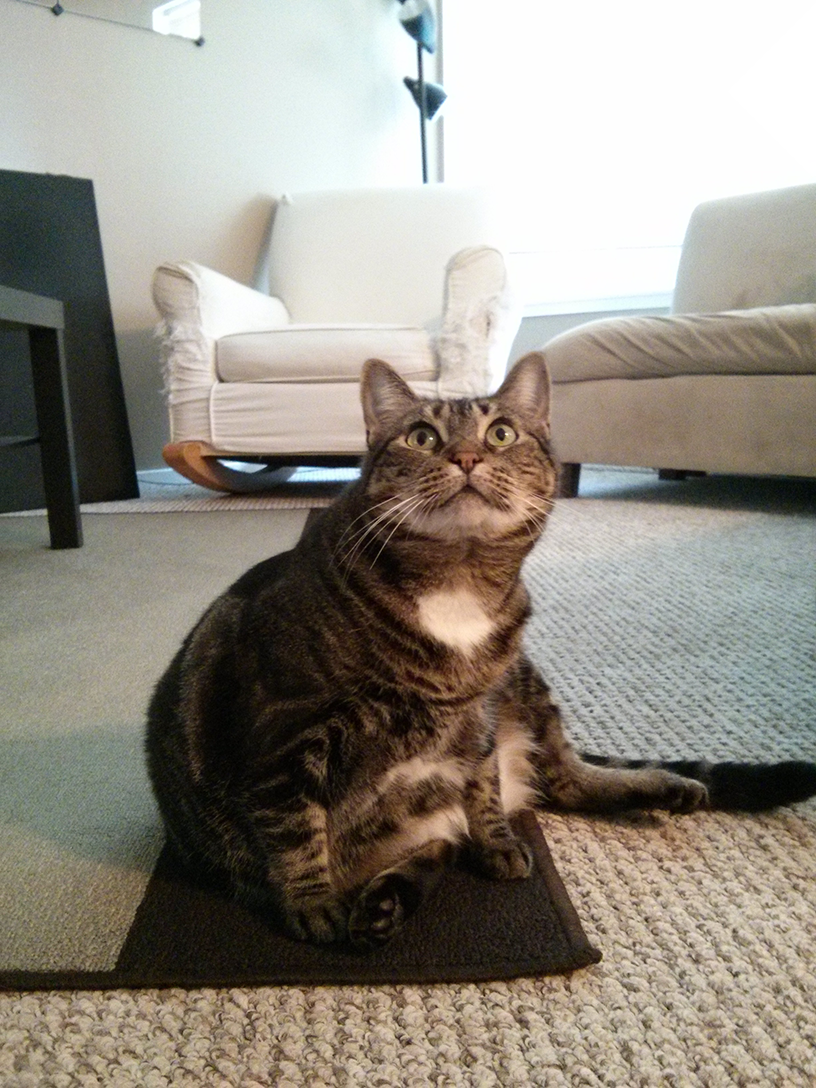
#> input picture books/Automate_the_Boring_Sutff_with_Python/src/zophie.png, 816 x 1088 px
$ jupyter execute --allow-errors ch17.ipynb   (shell and % lines are left out)   (older library calls are emulated)
#> lines starting #> are read from the running program, lines starting #| are printed output that depends on the picture
# ch17 Manipulating Images

## Manipulating Images

- 간단하게는 그림판, 진화된 툴로는 포토샵
- 많은 양의 이미지를 변경할 때는 지겨운 작업이 될 수 있다.
- Python의 Pillow는 몇 가지 기능들이 있다. 이것으로 쉽게 crop 할 수 있고 resize, 이미지를 변경할 수 있다.

## Computer Image Fundamentals

### Colors and RGBA Values

- RGBA: Red, Green, Blue, Alpha(or transparency)
- 0 ~ 255
- red: (255, 0, 0, 255)
- green: (0, 255, 0, 255)
- blue: (0, 0, 255, 255)
- white: (255, 255, 255, 255)
- black: (0, 0, 0, 255)
- alpha: 0이라면 보이지 않는다.

#### Table 17-1. Standard Color Names and Their RGBA Values

Name | RGBA Value | Name | RGBA Value
--- | --- | --- | ---
White | (255, 255, 255, 255) | Red | (255, 0, 0, 255)
Green | (0, 128, 0, 255) | Blue | (0, 0, 255, 255)
Gray | (128, 128, 128, 255) | Yellow | (255, 255, 0, 255)
Black | (0, 0, 0, 255) | Purple | (128, 0, 128, 255)

- ImageColor.getcolor()

#### CMYK AND RGB COLORING

- CMYK: Cyan(blue), Magenta(red), Yellow, and blacK

[cell 1]
from PIL import ImageColor

[cell 2]
ImageColor.getcolor('red', 'RGBA')

[cell 3]
ImageColor.getcolor('RED', 'RGBA')

[cell 4]
ImageColor.getcolor('Black', 'RGBA')

[cell 5]
ImageColor.getcolor('chocolate', 'RGBA')

[cell 6]
ImageColor.getcolor('CornflowerBlue', 'RGBA')

[cell 7]
help(ImageColor.getcolor)

### Coordinates and Box Tuples

- 왼쪽 상단이 0,0

## Manipulating Images with Pillow

[cell 8]
from PIL import Image

[cell 9]
catIm = Image.open('src/zophie.png')
#> catIm is the input picture: PIL image 816x1088 RGB; mean R, G, B 147, 141.1, 131.1

### Working with the Image Data Type

[cell 10]
from PIL import Image

[cell 11]
catIm = Image.open('src/zophie.png')

[cell 12]
catIm.size

[cell 13]
[command for command in dir(catIm) if not '__' in command]
#> Out = 106 items, first 6: '_close_exclusive_fp_after_loading', '_close_fp', '_copy', '_crop', '_dump', '_ensure_mutable'

[cell 14]
width, height = catIm.size

[cell 15]
width

[cell 16]
height

[cell 17]
catIm.filename
#> Out = 'src/zophie.png'

[cell 18]
catIm.format

[cell 19]
catIm.format_description
#> Out = 'Portable network graphics'

[cell 20]
catIm.save('zophie.jpg')

#### Image.new

[cell 21]
from PIL import Image

[cell 22]
im = Image.new('RGBA', (100, 200), 'purple')

[cell 23]
im.save('purpleImage.png')

[cell 24]
im2 = Image.new('RGBA', (20, 20))
#> im2: PIL image 20x20 RGBA; every value is 0

[cell 25]
im2.save('transparentImage.png')

### Cropping Images

[cell 26]
croppedIm = catIm.crop((335, 345, 565, 560))

[cell 27]
croppedIm.save('cropped.png')

### Copying and Pasting Images onto Other Images

[cell 28]
catIm = Image.open('src/zophie.png')

[cell 29]
catCopyIm = catIm.copy()

[cell 30]
faceIm = catIm.crop((335, 345, 565, 560))

[cell 31]
faceIm.size

[cell 32]
catCopyIm.paste(faceIm, (0, 0))

[cell 33]
catCopyIm.paste(faceIm, (400, 500))

[cell 34]
catCopyIm.save('pasted.png')

[cell 35]
catImWidth, catImHeight = catIm.size

[cell 36]
faceImWidth, faceImHeight = faceIm.size

[cell 37]
catCopyTwo = catIm.copy()

[cell 38]
for left in range(0, catImWidth, faceImWidth):
    for top in range(0, catImHeight, faceImHeight):
        print(left, top)
        catCopyTwo.paste(faceIm, (left, top))
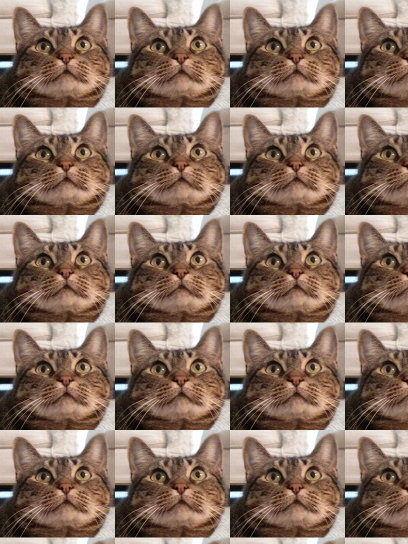
#> catCopyTwo: PIL image 816x1088 RGB (shown at 1/2 size); mean R, G, B 137.7, 114.5, 100.6

[cell 39]
catCopyTwo.save('tiled.png')

### Resizing an Image

[cell 40]
width, height = catIm.size

[cell 41]
quartersizedIm = catIm.resize((int(width/2), int(height/2)))

[cell 42]
quartersizedIm

[cell 43]
quartersizedIm.save('quartersized.png')

[cell 44]
svelteIm = catIm.resize((width, height + 300))

[cell 45]
svelteIm.save('svelte.png')

### Rotating and Flipping Images

- 시계 반대 방향. counterclockwise

[cell 46]
catIm.rotate(90).save('rotated90.png')

[cell 47]
catIm.rotate(180).save('rotated180.png')

[cell 48]
catIm.rotate(270).save('rotated270.png')
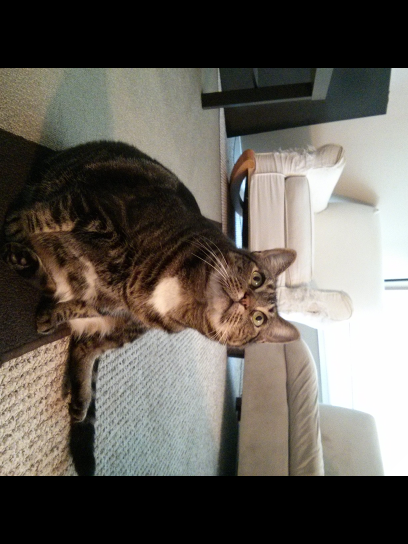
#> saved as rotated270.png: PIL image 816x1088 RGB (shown at 1/2 size); mean R, G, B 100.3, 95.7, 88.5

[cell 49]
catIm.rotate(6).save('rotated6.png')

[cell 50]
catIm.rotate(6, expand=True).save('rotated6_expanded.png')
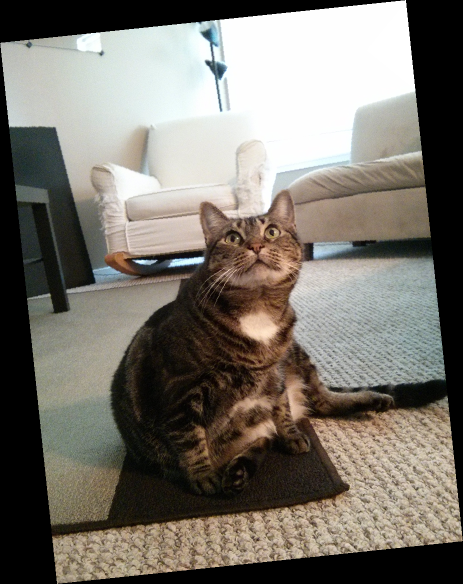
#> saved as rotated6_expanded.png: PIL image 926x1168 RGB (shown at 1/2 size); mean R, G, B 120.6, 115.8, 107.6

- mirror flip: transpose

[cell 51]
catIm.transpose(Image.FLIP_LEFT_RIGHT).save('horizontal_flip.png')
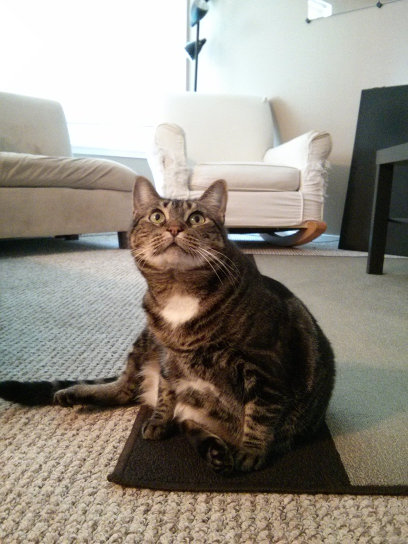
#> saved as horizontal_flip.png: PIL image 816x1088 RGB (shown at 1/2 size); mean R, G, B 147, 141.1, 131.1

[cell 52]
catIm.transpose(Image.FLIP_TOP_BOTTOM).save('vertical_flip.png')
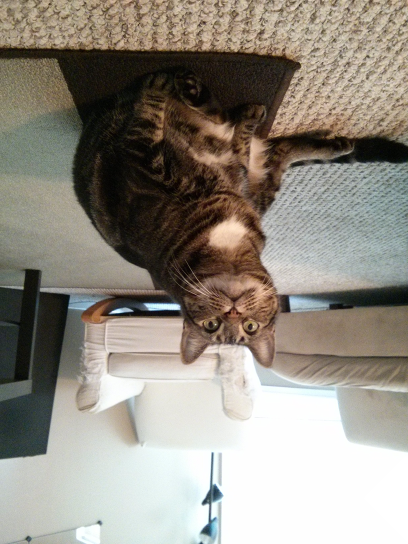
#> saved as vertical_flip.png: PIL image 816x1088 RGB (shown at 1/2 size); mean R, G, B 147, 141.1, 131.1

### Chaning Individual Pixels

[cell 53]
im = Image.new('RGBA', (100, 100))
#> im: PIL image 100x100 RGBA; every value is 0

[cell 54]
im.getpixel((0, 0))
#> Out = (0, 0, 0, 0)

[cell 55]
for x in range(100):
    for y in range(50):
        im.putpixel((x, y), (210, 210, 210))
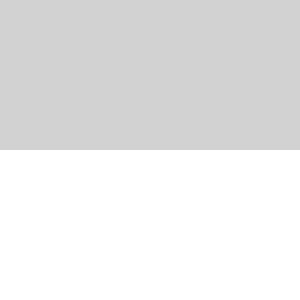
#> im: PIL image 100x100 RGBA (shown 3 times larger); mean R, G, B, A 105, 105, 105, 127.5; transparent parts drawn white

[cell 56]
from PIL import ImageColor

[cell 57]
ImageColor.getcolor('darkgray', 'RGBA')

[cell 58]
for x in range(100):
    for y in range(50, 100):
        im.putpixel((x, y), ImageColor.getcolor('darkgray', 'RGBA'))
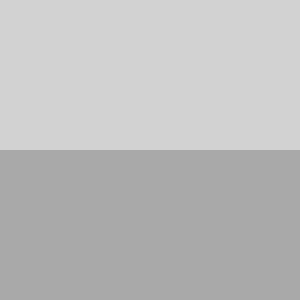
#> im: PIL image 100x100 RGBA (shown 3 times larger); mean R, G, B, A 189.5, 189.5, 189.5, 255

[cell 59]
im.getpixel((0, 0))
#> Out = (210, 210, 210, 255)

[cell 60]
im.getpixel((0, 50))
#> Out = (169, 169, 169, 255)

[cell 61]
im.save('putPixel.png')

- 도형을 그릴 때는 ImageDraw를 써라

## Project: Adding a Logo

### High Level Logic

- Load the image.
- Loop over all .png and .jpg files in the working directory.
- Check whether the image is wider or taller than 300 pixels.
- If so, reduce the width or height(whichever is larger) to 300 pixels and scale down the other dimension proportionally.
- Paste the logo image into the corner.
- Save the altered images to another folder.

### Code Level Logic

- Open the catlogo.png file as an Image object.
- Loop over the strings returned from os.listdir('.').
- Get the width and height of the image from the size attribute.
- Calculate the new width and height of the resized image.
- Call the resize() method to resize the image.
- Call the paste() method to paste the logo.
- Call the save() method to save the changes, using the original filename.

### Step 1: Open the Logo Image

[cell 62]
import os
from PIL import Image

SQUARE_FIT_SIZE = 300
LOGO_FILENAME = 'src/catlogo.png'

#> (the rest of this cell did not finish here and is left out)

### Step 2: Loop Over All Files and Open Images

[cell 63]
import os
from PIL import Image

SQUARE_FIT_SIZE = 300
#> SQUARE_FIT_SIZE = 300
LOGO_FILENAME = 'catlogo.png'

#> (the rest of this cell did not finish here and is left out)

### Step 3: Resize the Images

[cell 64]
width = 500
#> width = 500
height = 400

[cell 65]
SQUA_FIT_SIZE = 300

[cell 66]
height = int((float(SQUA_FIT_SIZE) / width) * height)
#> height = 240
height
#> Out = 240

[cell 67]
width = 300
width

#### python3 division vs python2 division

- python3에서는 float 결과로 나타나지만 python2는 int 결과로 나타나기 떄문에 계산되는 항중에 1개를 float형으로 미리 형 바꿈을 해줘야 한다.

[cell 68]
import os
from PIL import Image

SQUARE_FIT_SIZE = 300
LOGO_FILENAME = 'catlogo.png'

#> (the rest of this cell did not finish here and is left out)

### Step 4: Add the Logo and Save the Changes

#> (a cell that did not finish here is left out)

#> (a cell that did not finish here is left out)

#> (a cell that did not finish here is left out)

#> (a cell that did not finish here is left out)

#> (a cell that did not finish here is left out)

[cell 74]
import os
from PIL import Image

SQUARE_FIT_SIZE = 300
LOGO_FILENAME = 'catlogo.png'

#> (the rest of this cell did not finish here and is left out)

### Ideas for Similar Programs

- Add text or a Web site URL to images.
- Add timestamps to images.
- Copy or move images into different folders based on their sizes.
- Add a mostly transparent watermark to an image to prevent others from copying it.

## Drawing on Images

[cell 75]
from PIL import Image, ImageDraw

[cell 76]
im = Image.new('RGBA', (200, 200), 'white')
#> im: PIL image 200x200 RGBA; every value is 255

[cell 77]
draw = ImageDraw.Draw(im)

### Drawing Shapes

### Points

- point(xy, fill)

### Lines

- line(xy, fill, width)

### Rectangles

- rectangle(xy, fill, outline)

### Ellipses

- ellipse(xy, fill, outline)

### Polygons

- polygon(xy, fill, outline)

### Drawing Example

[cell 78]
from PIL import Image, ImageDraw

[cell 79]
im = Image.new('RGBA', (200, 200), 'white')

[cell 80]
draw = ImageDraw.Draw(im)

[cell 81]
draw.line([(0, 0), (199, 0), (199, 199), (0, 199), (0, 0)], fill='black')

[cell 82]
draw.rectangle((20, 30, 60, 60), fill='blue')

[cell 83]
draw.ellipse((120, 30, 160, 60), fill='red')

[cell 84]
draw.polygon(((57, 87), (79, 62), (94, 85), (120, 90), (103, 113)), fill='brown')

[cell 85]
for i in range(100, 200, 10):
    draw.line([(i, 0), (200, i - 100)], fill='green')

[cell 86]
im.save('drawing.png')

[cell 87]
draw.textsize

### Drawing Text

- xy: two-integer tuple. 텍스트 박스의 왼쪽 상단
- text: 텍스트 스트링
- fill: text의 color
- font: ImageFont object. type-face, size of the text.

[cell 88]
from PIL import ImageFont

- ImageFont.truetype
  - 첫번째 인자: TrueType file 위치

#### Fonts folder each OS

- On Windows: C:\Windows\Fonts
- On OS X: /Library/Fonts and /System/Library/Fonts
- On Linux: /usr/share/fonts/truetype

[cell 89]
from PIL import Image, ImageDraw, ImageFont

[cell 90]
import os

[cell 91]
im = Image.new('RGBA', (200, 200), 'white')

[cell 92]
draw = ImageDraw.Draw(im)

[cell 93]
draw.text((20, 150), 'Hello', fill='purple')

[cell 94]
fontsFolder = '/Library/Fonts'

[cell 95]
arialFont = ImageFont.truetype(os.path.join(fontsFolder, 'arial.ttf'), 32)

[cell 96]
draw.text((100, 150), 'Howdy', fill='gray', font=arialFont)

[cell 97]
im.save('text.png')
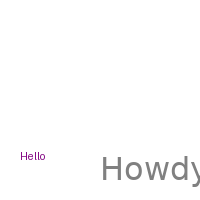
#> saved as text.png: PIL image 200x200 RGBA; mean R, G, B, A 252.4, 252.2, 252.4, 255

$ run again, with articles/conference/pycon2014/images/industrial_revolution.jpg saved as books/Automate_the_Boring_Sutff_with_Python/src/zophie.png
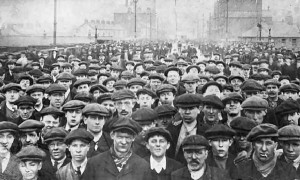
#> input picture articles/conference/pycon2014/images/industrial_revolution.jpg, 300 x 180 px
#> catIm is the input picture: PIL image 300x180 RGB; min 2, max 255, mean 132.7
#> `[command for command in dir(catIm) if not '__' in command]`: Out = 106 items, first 6: '_close_exclusive_fp_after_loading', '_close_fp', '_copy', '_crop', '_dump', '_ensure_mutable'
#> `catIm.filename`: Out = 'src/zophie.png'
#> `catIm.format_description`: Out = 'Portable network graphics'
#> im2: PIL image 20x20 RGBA; every value is 0
#> croppedIm: PIL image 230x215 RGB; every value is 0
#> `catIm.transpose(Image.FLIP_LEFT_RIGHT).save('horizontal_flip.png')`:
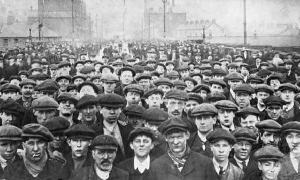
#> saved as horizontal_flip.png: PIL image 300x180 RGB; min 2, max 255, mean 132.7
#> `catIm.transpose(Image.FLIP_TOP_BOTTOM).save('vertical_flip.png')`:
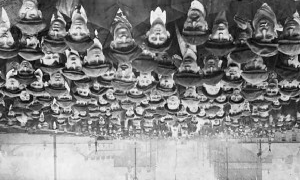
#> saved as vertical_flip.png: PIL image 300x180 RGB; min 2, max 255, mean 132.7
#> `im.getpixel((0, 0))`: Out = (0, 0, 0, 0)
#> `im.getpixel((0, 0))`: Out = (210, 210, 210, 255)
#> `im.getpixel((0, 50))`: Out = (169, 169, 169, 255)
#> SQUARE_FIT_SIZE = 300
#> `width = 500`: width = 500
#> `height = int((float(SQUA_FIT_SIZE) / width) * height)`: height = 240
